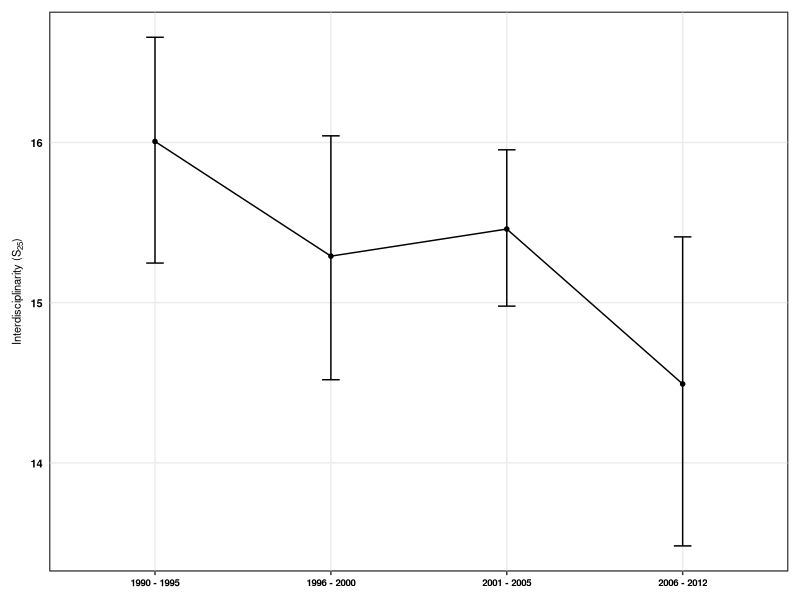

R code for this plot:
#################################################
# Interdisciplinarity
#################################################
# Figures for alpha diversity (S, Spie, Sn)  #
#################################################

require(rms)
require(ggplot2)
require(dplyr)
require(tidyr)
require(reshape2)
require(ggthemes)

###########
# Data ####
###########

alpha_div<-read.csv("Cleaned_Data/interdisciplinarity_AlphaDiv_orders_mobr.csv",stringsAsFactors = FALSE)

# calculate means and bootstrapped CIs

alpha_divs<- alpha_div %>%
  group_by(TimeWindow, group) %>%
  do(data.frame(rbind(smean.cl.boot(.$Value, B=1000))))

# arrange data for figures

alpha_divs$TimeWindow<-as.character(alpha_divs$TimeWindow)
alpha_divs$TimeWindow<-ifelse(alpha_divs$TimeWindow=="1990_1995","1990 - 1995",alpha_divs$TimeWindow)
alpha_divs$TimeWindow<-ifelse(alpha_divs$TimeWindow=="1996_2000","1996 - 2000",alpha_divs$TimeWindow)
alpha_divs$TimeWindow<-ifelse(alpha_divs$TimeWindow=="2001_2005","2001 - 2005",alpha_divs$TimeWindow)
alpha_divs$TimeWindow<-ifelse(alpha_divs$TimeWindow=="2006_2012","2006 - 2012",alpha_divs$TimeWindow)
alpha_divs$TimeWindow<-as.factor(alpha_divs$TimeWindow)
alpha_divs$TimeWindow <- factor(alpha_divs$TimeWindow, levels = c("1990 - 1995","1996 - 2000","2001 - 2005","2006 - 2012"))

alpha_divs<-filter(alpha_divs, group!="N" & group!="S_asymp")

Sn<-filter(alpha_divs, group=="S_n")

Alpha_divs2<-filter(alpha_divs, group=="S"|group=="S_PIE")

#######################
# Figure: S and Spie  #
#######################

Alpha_divs2$group<-as.factor(Alpha_divs2$group)
Alpha_divs2$group <- factor(Alpha_divs2$group, levels = c("S","S_PIE"))
Alpha_divs2$group<-droplevels(Alpha_divs2$group)
Alpha_divs2$group<-as.factor(Alpha_divs2$group)

pd <- position_dodge(width = 0.1)

bb<-ggplot(data=Alpha_divs2,aes(x=TimeWindow,y=Mean,group=group,colour=group,shape=group))+
  geom_point(size=2, position = pd) +
  geom_errorbar(data=Alpha_divs2,aes(ymin=Lower,ymax=Upper),width=0.1,position = pd)+
  geom_line(size=0.5,position = pd)+
  scale_colour_colorblind(name="",
                          labels=c("S"="Species Richness","S_PIE"= expression("ENS"[PIE])))+
  scale_shape_manual(name="", values=c("S"=17, "S_PIE"=19),
                     labels=c("S"="Species Richness","S_PIE"= expression("ENS"[PIE])))+
  labs(x = "", y = "Interdisciplinarity")

Inter_DivParts<-bb+ theme_bw()+theme(axis.title.x=element_blank(),
                               axis.title.y=element_text(colour="black",face=c("bold"),size=8),
                               axis.text.y=element_text(colour="black",face="bold",size=8),
                               axis.text.x=element_text(colour="black",face="bold",size=7),
                               axis.ticks.y=element_line(colour="transparent"),
                               legend.background=element_rect(fill="transparent"),
                               legend.key=element_rect(fill="transparent"),legend.key.size = unit(0.25, "cm"),
                               legend.text=element_text(size=9),
                               legend.text.align = 0.5,
                               legend.position=c(0.92,0.95),legend.direction="vertical",
                               panel.background =element_rect(fill="transparent",colour="black"),
                               panel.grid.minor=element_blank())
save(Inter_DivParts, file="Cleaned_Data/Interdisc_Div.RData")

####################################
# just rarefied species richness   #
####################################

cc<-ggplot(data=Sn,aes(x=TimeWindow,y=Mean,group=group))+
  geom_point(shape=20,size=2,colour="black") +
  geom_errorbar(data=Sn,aes(ymin=Lower,ymax=Upper),width=0.1, colour="black")+
  geom_line(size=0.5,colour="black")+
  labs(x = "", y = expression(paste("Interdisciplinarity (S"[25],")")))

DivParts_n<-cc+ theme_bw()+theme(axis.title.x=element_blank(),
                                 axis.title.y=element_text(colour="black",face=c("bold"),size=8),
                                 axis.text.y=element_text(colour="black",face="bold",size=8),
                                 axis.text.x=element_text(colour="black",face="bold",size=7),
                                 axis.ticks.y=element_line(colour="transparent"),
                                 legend.background=element_rect(fill="transparent"),
                                 legend.key=element_rect(fill="transparent"),legend.key.size = unit(0.25, "cm"),
                                 legend.text=element_text(size=9),
                                 legend.text.align = 0.5,
                                 legend.position=c(0.92,0.95),legend.direction="vertical",
                                 panel.background =element_rect(fill="transparent",colour="black"),
                                 panel.grid.minor=element_blank(),
                                 plot.margin=unit(c(0.3,0.3,0.3,0.3), "cm"))

png(filename="Figures/Interdisp_Alpha_RarefiedRichness_final.png", 
    type="cairo",
    units="in", 
    width=4, 
    height=4,  
    pointsize=2, 
    res=1000)

DivParts_n


dev.off()
